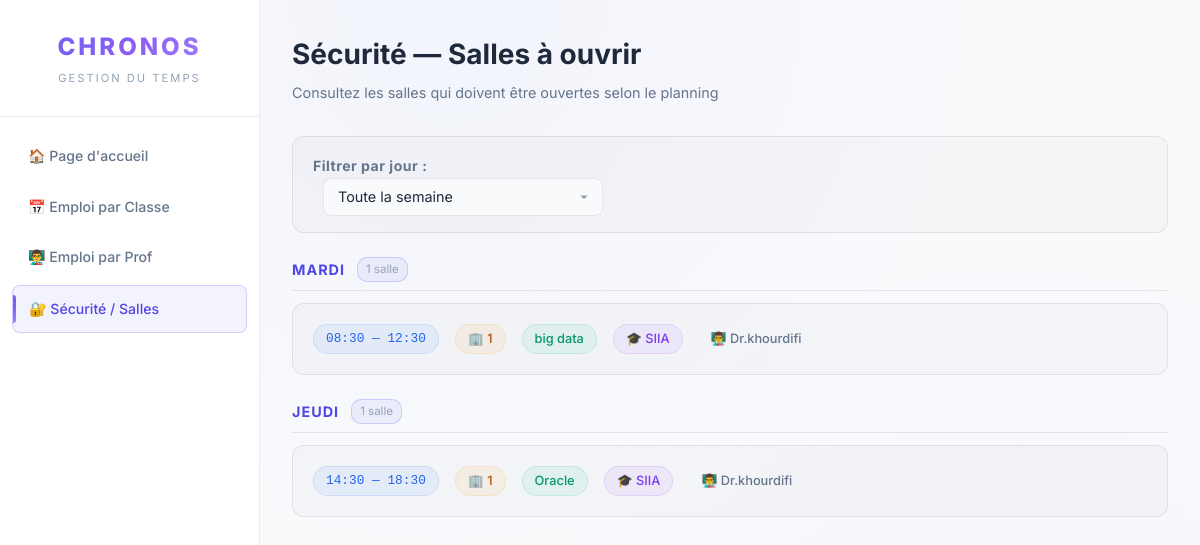
The page /WebApp/TIMETABLE_APP/views/securite.php on the database as committed earlier.
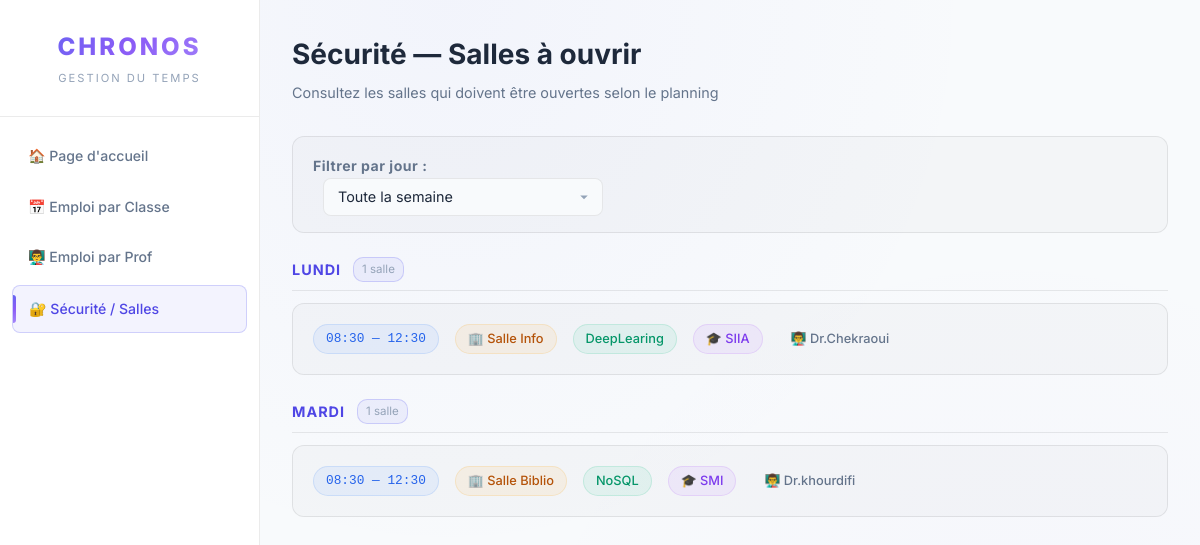
The same page on the database as committed later.
### tables this page shows
CREATE TABLE `EMPLOI_DU_TEMPS` (
  `ID_EMPLOI` int(11) NOT NULL,
  `ID_PROF` int(11) DEFAULT NULL,
  `ID_COURS` int(11) DEFAULT NULL,
  `ID_SALLE` int(11) DEFAULT NULL,
  `ID_CLASSE` int(11) DEFAULT NULL,
  `JOUR` varchar(20) DEFAULT NULL,
  `HEURE_DEB` time DEFAULT NULL,
  `HEURE_FIN` time DEFAULT NULL
);

CREATE TABLE `SALLE` (
  `ID_SALLE` int(11) NOT NULL,
  `NOM_SALLE` varchar(100) NOT NULL,
  `CAPACITE` int(11) NOT NULL
);

CREATE TABLE `COURS` (
  `ID_COURS` int(11) NOT NULL,
  `NOM_COURS` varchar(100) NOT NULL
);

CREATE TABLE `CLASSE` (
  `ID_CLASSE` int(11) NOT NULL,
  `NUMERO` varchar(50) NOT NULL
);

CREATE TABLE `PROF` (
  `ID_PROF` int(11) NOT NULL,
  `NOM_PROF` varchar(100) NOT NULL,
  `EMAIL` varchar(150) NOT NULL,
  `PASSWORD` varchar(255) NOT NULL
);

### WebApp/TIMETABLE_APP/views/securite.php (the view, shortened to what this page needs)
<?php
include __DIR__ . "/../../config/db.php";
$jour_filtre = $_GET['jour'] ?? 'all';
$sql = "SELECT e.JOUR, TIME_FORMAT(e.HEURE_DEB, '%H:%i') as hd, TIME_FORMAT(e.HEURE_FIN, '%H:%i') as hf,
        s.NOM_SALLE, co.NOM_COURS, c.NUMERO as NOM_CLASSE, p.NOM_PROF
        FROM EMPLOI_DU_TEMPS e
        LEFT JOIN SALLE s ON e.ID_SALLE = s.ID_SALLE LEFT JOIN COURS co ON e.ID_COURS = co.ID_COURS
        LEFT JOIN CLASSE c ON e.ID_CLASSE = c.ID_CLASSE LEFT JOIN PROF p ON e.ID_PROF = p.ID_PROF";
$sql .= " ORDER BY FIELD(e.JOUR, 'Lundi','Mardi','Mercredi','Jeudi','Vendredi','Samedi'), e.HEURE_DEB";
$stmt = $conn->prepare($sql);
$stmt->execute();
$emplois = $stmt->get_result();
$grouped = [];
while($row = $emplois->fetch_assoc()) { $grouped[$row['JOUR']][] = $row; }
?>
<!DOCTYPE html>
<html lang="fr">
<head>
    <link rel="stylesheet" href="../assets/style.css?v=2">
</head>
<body>
    <div class="sidebar">
        <div class="sidebar-header">
            <div class="brand">CHRONOS</div>
            <div class="brand-sub">Gestion du temps</div>
        </div>
        <div class="sidebar-menu">
            <a href="../index.php">🏠 Page d'accueil</a>
            <a href="emploi_classe.php">📅 Emploi par Classe</a>
            <a href="emploi_prof.php">👨‍🏫 Emploi par Prof</a>
            <a href="securite.php" class="active">🔐 Sécurité / Salles</a>
        </div>
    </div>
    <div class="main-content">
        <div class="page-header">
            <div>
                <h2>Sécurité — Salles à ouvrir</h2>
                <p class="subtitle">Consultez les salles qui doivent être ouvertes selon le planning</p>
            </div>
        </div>
        <div class="filter-section">
            <form method="GET">
                <label><strong>Filtrer par jour :</strong></label>
                <select name="jour" onchange="this.form.submit()" style="margin-left:10px;">
                    <option value="all" <?= $jour_filtre === 'all' ? 'selected' : '' ?>>Toute la semaine</option>
                </select>
            </form>
        </div>
        <?php if (!empty($grouped)): ?>
            <?php foreach($grouped as $day => $sessions): ?>
                <div class="day-group">
                    <div class="day-group-header">
                        <span class="day-name"><?= htmlspecialchars($day) ?></span>
                        <span class="day-count"><?= count($sessions) ?> salle<?= count($sessions)>1?'s':'' ?></span>
                    </div>
                    <div class="schedule-list">
                        <?php foreach($sessions as $s): ?>
                            <div class="session-card">
                                <div class="session-main">
                                    <span class="session-chip chip-time"><?= $s['hd'] ?> — <?= $s['hf'] ?></span>
                                    <span class="session-chip chip-room">🏢 <?= htmlspecialchars($s['NOM_SALLE']) ?></span>
                                    <span class="session-chip chip-course"><?= htmlspecialchars($s['NOM_COURS']) ?></span>
                                    <span class="session-chip chip-class">🎓 <?= htmlspecialchars($s['NOM_CLASSE']) ?></span>
                                    <span class="session-chip chip-prof">👨‍🏫 <?= htmlspecialchars($s['NOM_PROF']) ?></span>
                                </div>
                            </div>
                        <?php endforeach; ?>
                    </div>
                </div>
            <?php endforeach; ?>
        <?php else: ?>
            <div class="empty-state">Aucune salle programmée pour <?= $jour_filtre === 'all' ? 'cette semaine' : 'le ' . htmlspecialchars($jour_filtre) ?>.</div>
        <?php endif; ?>
    </div>
</body>
</html>

Rows that differ between the two databases and show on the page:
removed emploi_du_temps: hd "08:30", hf "12:30", ID_SALLE.NOM_SALLE "1", ID_COURS.NOM_COURS "big data", ID_CLASSE.NUMERO "SIIA", ID_PROF.NOM_PROF "Dr.khourdifi", shown under "MARDI"
removed emploi_du_temps: hd "14:30", hf "18:30", ID_SALLE.NOM_SALLE "1", ID_COURS.NOM_COURS "Oracle", ID_CLASSE.NUMERO "SIIA", ID_PROF.NOM_PROF "Dr.khourdifi", shown under "JEUDI"
added emploi_du_temps: hd "08:30", hf "12:30", ID_SALLE.NOM_SALLE "Salle Info", ID_COURS.NOM_COURS "DeepLearing", ID_CLASSE.NUMERO "SIIA", ID_PROF.NOM_PROF "Dr.Chekraoui", shown under "LUNDI"
added emploi_du_temps: hd "08:30", hf "12:30", ID_SALLE.NOM_SALLE "Salle Biblio", ID_COURS.NOM_COURS "NoSQL", ID_CLASSE.NUMERO "SMI", ID_PROF.NOM_PROF "Dr.khourdifi", shown under "MARDI"
Other text that changed with them:
new list line: "LUNDI 1 salle"
list line gone: "JEUDI 1 salle"
